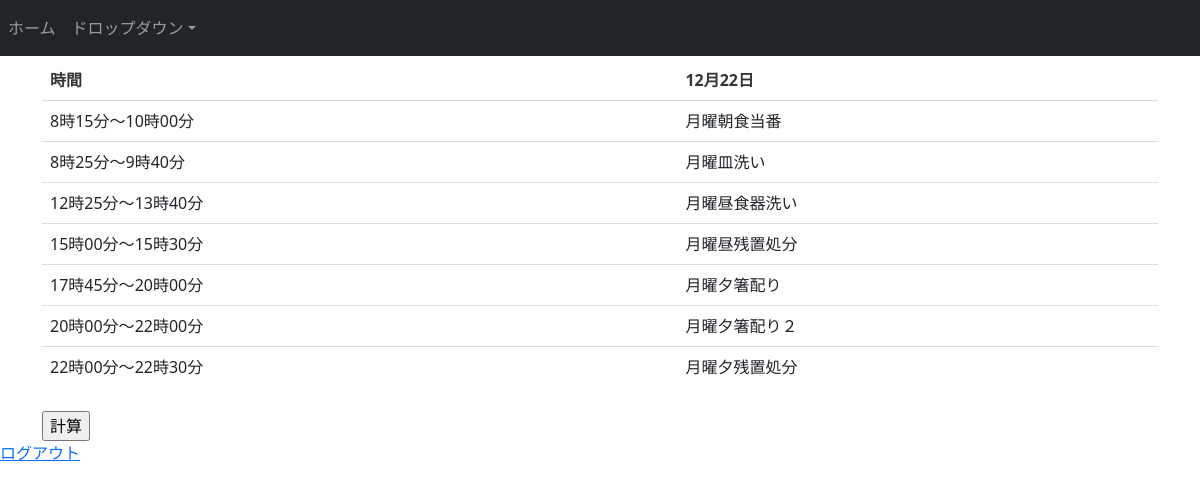
Before: /kumano_shift_maker/mypage/recruit/1/ with the older database file.
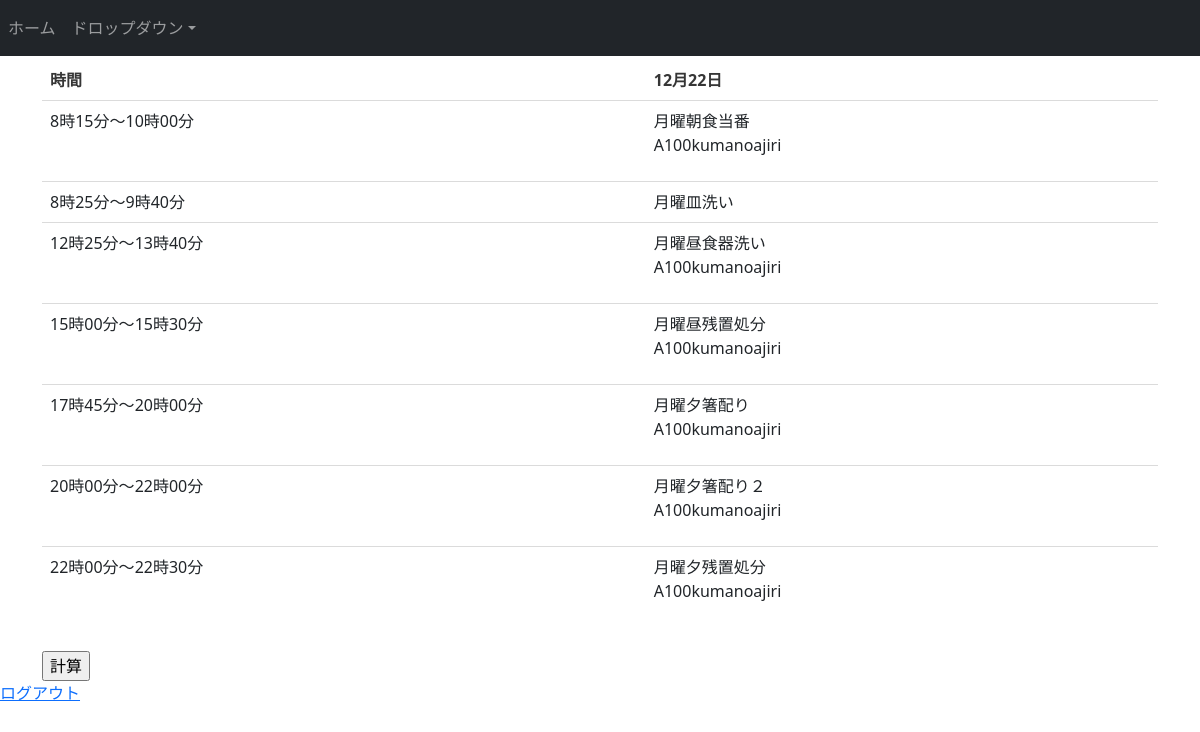
After: the same page with the newer database file.
### shift_maker/models.py (models this page shows, shortened)
class Slot(models.Model):
    workname=models.CharField(max_length=30,null=True,blank=True)
    day=models.DateField(default=timezone.now)
    start_time=models.TimeField(default=time(10,0,0))
    end_time=models.TimeField(default=time(12,0,0))
    days_from_start=models.PositiveIntegerField(default=0) #1日目は０
    required_number=models.PositiveIntegerField(default=1)
    content=models.ForeignKey(WorkContent,on_delete=models.SET_DEFAULT,default='無し')
    is_decided=models.BooleanField(default=False)#既に募集締め切りが過ぎた枠かどうか
    for_template=models.BooleanField(default=False)

class User(AbstractBaseUser,PermissionsMixin):
    Block_name=models.CharField(max_length=3,choices=Block.choices,blank=True)
    room_number=models.IntegerField(default=100)
    account_name=models.CharField(max_length=40,verbose_name='アカウント名',unique=True)
    workload_sum=models.IntegerField(verbose_name='過去の仕事量',default=0)
    assigned_work=models.ManyToManyField(WorkContent,verbose_name='経験済みの仕事',blank=True)
    assigning_slot=models.ManyToManyField(Slot,blank=True,related_name='slot_users')
    password=models.CharField(max_length=128, verbose_name='password')
    is_active     = models.BooleanField(default=True)
    is_staff      = models.BooleanField(default=False)
    is_superuser  = models.BooleanField(default=False)
    objects=UserManager()
    USERNAME_FIELD='account_name'

### shift_maker/views.py (the view)
# urls.py: path('mypage/recruit/<int:pk>/', views.shift_recruit_detail,name='recruit_detail'),
def shift_recruit_detail(request,pk):
    shift=get_object_or_404(Shift, pk=pk)
    days_list=sorted(list(set(list(shift.slot.all().values_list('day',flat=True)))))
    time_list=sorted(list(set(list(shift.slot.all().values_list('start_time','end_time')))))
    sametime_slotlist=[]
    for start_time, end_time in time_list:
        time_slot_list=[]
        for day in days_list:
            slots=shift.slot.filter(day=day,start_time=start_time,end_time=end_time)
            one_table=[]
            for slot in slots:
                one_table.append((slot,slot.slot_users.all()))
            time_slot_list.append(one_table)
        sametime_slotlist.append((start_time, end_time,time_slot_list))
    return render(request,'shift_maker/recruit_detail.html',{'shift':shift,'days_list':days_list,'sametime_slot_list':sametime_slotlist})

### shift_maker/templates/shift_maker/recruit_detail.html (shortened to what this page needs)
{% extends 'shift_maker/base.html' %}
{% block body-contents %}
<table class="table">
    <tr>
        <th>時間</th>
        {% for day in days_list %}
            <th>{{day|date:"n月j日"}}</th>
        {% endfor %}
    </tr>
    {% for start_time, end_time, time_slot_list in sametime_slot_list %}
    <tr>
        <td>{{ start_time|date:"G時i分" }}～{{ end_time|date:"G時i分" }}</td>
        {% for one_table in time_slot_list %}
        {% if not one_table %}
        <td>なし</td>
        {% else %}
        <td>{% for slot, slot_users in one_table %}
            {{slot.workname}}
        {% for user in slot_users %}
            <p>{{user.account_name}}</p>
        {% endfor %}{% endfor %}</td>
        {% endif %}
        {% endfor %}
    </tr>
    {% endfor %}
</table>
<form action="{% url 'shift_maker:scheduling' shift.id %}" method="post">
    <input type="submit" value="計算">
</form>
{% endblock %}

Changed rows visible on the page:
changed Slot "月曜朝食当番": gains User (account_name "A100kumanoajiri")
changed Slot "月曜昼食器洗い": gains User (account_name "A100kumanoajiri")
changed Slot "月曜昼残置処分": gains User (account_name "A100kumanoajiri")
changed Slot "月曜夕箸配り": gains User (account_name "A100kumanoajiri")
changed Slot "月曜夕箸配り２": gains User (account_name "A100kumanoajiri")
changed Slot "月曜夕残置処分": gains User (account_name "A100kumanoajiri")
